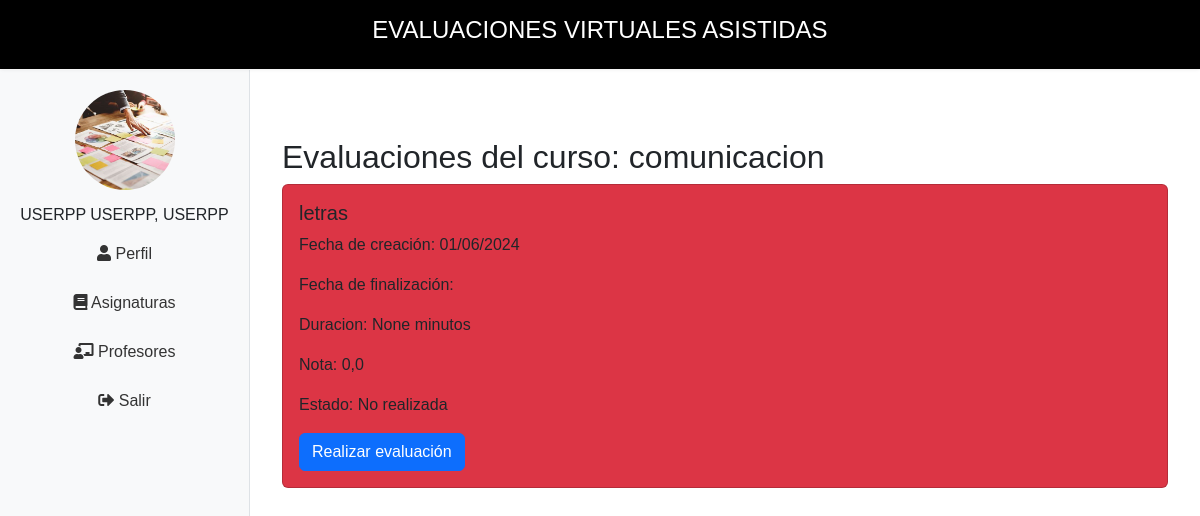
The page /portalEstudiante/curso/7/ (signed in) on the database its author committed.
### webApp/models.py (models this page shows, shortened)
class Curso(models.Model):
    nombre=models.CharField(max_length=20)
    docente = models.ForeignKey(Docente, on_delete=models.CASCADE, related_name='cursos')
    class Meta:
        verbose_name='curso'
        verbose_name_plural='cursos'
        db_table='cursos'

class Evaluaciones(models.Model):
    curso=models.ForeignKey(Curso, on_delete=models.CASCADE)
    docente=models.ForeignKey(Docente, on_delete=models.CASCADE)
    nombre_Evaluacion=models.CharField(max_length=50, null=True, blank=True)
    numPreguntas=models.IntegerField(validators = [validate_nota])
    fecha_creacion = models.DateTimeField(auto_now_add=True)
    fecha_fin = models.DateTimeField(null=True, blank=True)
    duracion = models.IntegerField(help_text="Duración del examen en minutos", null=True, blank=True)
    class Meta:
        verbose_name='evaluacion'
        verbose_name_plural='evaluaciones'
        db_table='evaluaciones'

class Calificaciones(models.Model):
    estudiante=models.ForeignKey(Estudiante,on_delete=models.CASCADE)
    curso=models.ForeignKey(Curso, on_delete=models.CASCADE)
    evaluacion=models.ForeignKey(Evaluaciones,on_delete=models.CASCADE)
    nota=models.FloatField(validators=[validate_nota])

### portalEstudiante/views.py (the view)
# urls.py: path('curso/<int:id>/', evaluaciones, name='evaluaciones'),
def evaluaciones(request, id):
    try:
        curso = get_object_or_404(Curso, id=id)
        evaluaciones = Evaluaciones.objects.filter(curso=curso)
        calificaciones = Calificaciones.objects.filter(estudiante=request.user.estudiante, curso=curso)
        context = {
            'curso': curso,
            'evaluaciones': evaluaciones,
            'calificaciones': calificaciones,
            'today': date.today(),
        }
        return render(request, 'Asignaturas/evaluaciones.html', context)
    except ObjectDoesNotExist:
        error = "Error: No se pueden cargar las evaluaciones en este momento. Inténtalo de nuevo más tarde."
        return render(request, 'Asignaturas/evaluaciones.html', {'error': error})

### portalEstudiante/context_processors.py (called while the page is built)
def nombre_estudiante(request):
    if request.user.is_authenticated:
        try:
            estudiante = request.user.estudiante
            nombre_completo = estudiante.nombre_completo()
            return {'nombre_estudiante': nombre_completo}
        except Estudiante.DoesNotExist:
            return {'nombre_estudiante': "USER INVITADO"}
    return {'nombre_estudiante': None}

### portalEstudiante/templatetags/custom_filters.py (called while the page is built)
@register.filter
def get_by_evaluacion(calificaciones, evaluacion):
    return calificaciones.filter(evaluacion=evaluacion).first()

### webApp/models.py (called while the page is built)
    def nombre_completo(self):
        nombre_completo = "{} {}, {}".format(self.apellido_paterno, self.apellido_materno, self.nombres)
        return nombre_completo.upper()

### portalEstudiante/templates/Asignaturas/evaluaciones.html
{% extends "portalEstudiante/base.html" %}
{% load static %}
{% load widget_tweaks %}
{% load custom_filters %}
{% block content %}
<div class="container mt-5">
    {% if error %}
        <div class="alert alert-danger" role="alert">
            {{ error }}
        </div>
    {% else %}
        <h2>Evaluaciones del curso: {{ curso.nombre }}</h2>
        <div class="row">
            {% if evaluaciones %}
                {% for evaluacion in evaluaciones %}
                    {% with calificacion=calificaciones|get_by_evaluacion:evaluacion %}
                    <div class="col-12 mb-4">
                        <div class="card h-100
                            {% if calificacion %}
                                {% if calificacion.nota >= 5 %}
                                    bg-success
                                {% elif calificacion.nota == 0 %}
                                    bg-danger
                                {% else %}
                                    bg-warning
                                {% endif %}
                            {% else %}
                                bg-warning
                            {% endif %}">
                            <div class="card-body">
                                <h5 class="card-title">{{ evaluacion.nombre_Evaluacion }}</h5>
                                <p class="card-text">Fecha de creación: {{ evaluacion.fecha_creacion|date:"d/m/Y" }}</p>
                                <p class="card-text">Fecha de finalización: {{ evaluacion.fecha_fin|date:"d/m/Y" }}</p>
                                <p class="card-text">Duracion: {{ evaluacion.duracion}} minutos</p>
                                {% if calificacion %}
                                    {% if calificacion.nota > 0 %}
                                        <p class="card-text">Nota: {{ calificacion.nota }}</p>
                                        <p class="card-text">Estado: Realizada</p>
                                    {% else %}
                                        <p class="card-text">Nota: {{ calificacion.nota }}</p>
                                        <p class="card-text">Estado: No realizada</p>
                                    {% endif %}
                                {% else %}
                                    <p class="card-text">Nota: Sin evaluar</p>
                                    <p class="card-text">Estado: No realizada</p>
                                {% endif %}
                                <a href="{% url 'detalle_evaluacion' evaluacion.id %}" class="btn btn-primary">
                                    {% if calificacion and calificacion.nota > 0 %}
                                        Visualizar
                                    {% elif evaluacion.fecha_fin and evaluacion.fecha_fin < today %}
                                        Visualizar
                                    {% else %}
                                        Realizar evaluación
                                    {% endif %}
                                </a>
                            </div>
                        </div>
                    </div>
                    {% endwith %}
                {% endfor %}
            {% else %}
                <p>No hay evaluaciones disponibles para este curso.</p>
            {% endif %}
        </div>
    {% endif %}
</div>
{% endblock content %}

### portalEstudiante/templates/portalEstudiante/base.html (style rules this page uses)
body { display: flex; flex-direction: column; margin: 0; padding: 0; font-family: Arial, sans-serif; height: 100vh; }

### rows shown on the page
Curso: nombre "comunicacion"
Evaluaciones: nombre_Evaluacion "letras", fecha_creacion "01/06/2024", duracion "None", shows "Realizar evaluación"
Calificaciones: nota "0,0"

### other values the page prints
{{ nombre_estudiante }} "USERPP USERPP, USERPP"
